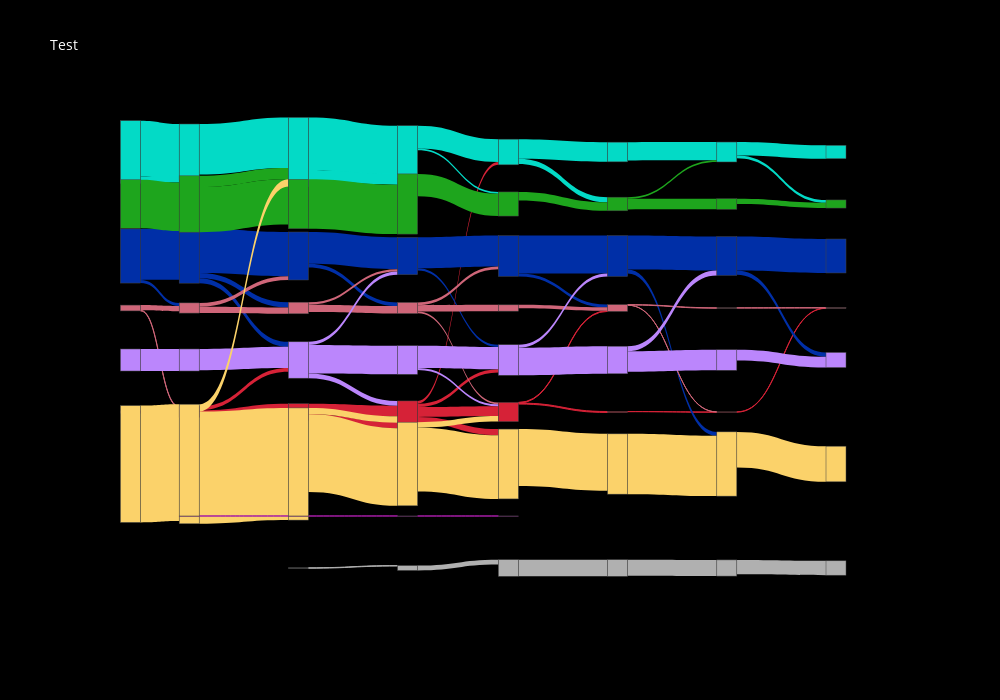

Write notebook code for a chart like this one.
### Code cell
import plotly.graph_objects as go

nodes , links = get_nodes_links(data)

fig = go.Figure(go.Sankey(node = nodes,arrangement='perpendicular',
    link = links ) )

fig.update_layout(
    title="Test",
    font=dict(size = 10, color = 'white'),
    plot_bgcolor='black',
    paper_bgcolor='black'
)
fig.update_layout(
    autosize=False,
    width=1000,
    height=700,
)
fig.show()

### Figure 1 — Plotly figure (JSON) as saved in the notebook; plotly's stock layout.template omitted (floating-point values rounded to 4 significant figures)
{"data": [{"arrangement": "perpendicular", "link": {"color": ["#D62237", "#03DAC6", "#03DAC6", "#002FA7", "#002FA7", "#1EA51D", "#CF6679", "#CF6679", "#BB86FC", "#FBD26A", "#D62237", "#D62237", "#03DAC6", "#002FA7", "#002FA7", "#002FA7", "#1EA51D", "#1EA51D", "#CF6679", "#CF6679", "#BB86FC", "#FBD26A", "#FBD26A", "#A51DA5", "#D62237", "#D62237", "#03DAC6", "#03DAC6", "#002FA7", "#002FA7", "#1EA51D", "#CF6679", "#CF6679", "#BB86FC", "#BB86FC", "#BB86FC", "#FBD26A", "#FBD26A", "#B0B0B0", "#A51DA5", "#D62237", "#D62237", "#D62237", "#D62237", "#03DAC6", "#03DAC6", "#002FA7", "#002FA7", "#1EA51D", "#CF6679", "#CF6679", "#CF6679", "#BB86FC", "#BB86FC", "#FBD26A", "#FBD26A", "#B0B0B0", "#A51DA5", "#D62237", "#D62237", "#03DAC6", "#03DAC6", "#002FA7", "#002FA7", "#1EA51D", "#CF6679", "#BB86FC", "#BB86FC", "#FBD26A", "#B0B0B0", "#D62237", "#03DAC6", "#002FA7", "#002FA7", "#1EA51D", "#1EA51D", "#CF6679", "#CF6679", "#BB86FC", "#BB86FC", "#FBD26A", "#B0B0B0", "#D62237", "#03DAC6", "#03DAC6", "#002FA7", "#002FA7", "#1EA51D", "#CF6679", "#BB86FC", "#FBD26A", "#B0B0B0"], "source": [0, 1, 1, 2, 2, 3, 4, 4, 5, 6, 15, 15, 16, 17, 17, 17, 18, 18, 19, 19, 20, 21, 21, 22, 30, 30, 31, 31, 32, 32, 33, 34, 34, 35, 35, 35, 36, 36, 37, 38, 39, 39, 39, 39, 40, 40, 41, 41, 42, 43, 43, 43, 44, 44, 45, 45, 46, 47, 48, 48, 49, 49, 50, 50, 51, 52, 53, 53, 54, 55, 57, 58, 59, 59, 60, 60, 61, 61, 62, 62, 63, 64, 7, 8, 8, 9, 9, 10, 11, 12, 13, 14], "target": [15, 16, 18, 17, 19, 18, 15, 19, 20, 21, 30, 35, 31, 32, 34, 35, 31, 33, 32, 34, 35, 31, 36, 38, 39, 45, 40, 42, 41, 43, 42, 41, 43, 39, 41, 44, 39, 45, 46, 47, 48, 49, 53, 54, 49, 51, 50, 53, 51, 48, 50, 52, 48, 53, 48, 54, 55, 56, 57, 61, 58, 60, 59, 61, 60, 61, 59, 62, 63, 64, 7, 8, 9, 13, 8, 10, 7, 11, 9, 12, 13, 14, 26, 23, 25, 24, 27, 25, 26, 27, 28, 29], "value": [69, 1744, 210, 1589, 97, 1511, 22, 159, 686, 3640, 235, 120, 1575, 1376, 162, 155, 348, 1408, 119, 198, 659, 230, 3494, 1, 332, 187, 1638, 336, 992, 114, 1539, 76, 232, 146, 96, 891, 201, 2417, 13, 2, 306, 87, 104, 192, 711, 55, 963, 69, 696, 55, 85, 196, 65, 691, 172, 1984, 150, 4, 31, 21, 613, 158, 1184, 86, 266, 104, 92, 858, 1772, 517, 6, 571, 1057, 123, 50, 330, 5, 14, 155, 639, 1878, 503, 11, 417, 85, 1058, 133, 167, 10, 337, 1109, 449]}, "node": {"color": ["#D62237", "#03DAC6", "#002FA7", "#1EA51D", "#CF6679", "#BB86FC", "#FBD26A", "#D62237", "#03DAC6", "#002FA7", "#1EA51D", "#CF6679", "#BB86FC", "#FBD26A", "#B0B0B0", "#D62237", "#03DAC6", "#002FA7", "#1EA51D", "#CF6679", "#BB86FC", "#FBD26A", "#A51DA5", "#03DAC6", "#002FA7", "#1EA51D", "#CF6679", "#BB86FC", "#FBD26A", "#B0B0B0", "#D62237", "#03DAC6", "#002FA7", "#1EA51D", "#CF6679", "#BB86FC", "#FBD26A", "#B0B0B0", "#A51DA5", "#D62237", "#03DAC6", "#002FA7", "#1EA51D", "#CF6679", "#BB86FC", "#FBD26A", "#B0B0B0", "#A51DA5", "#D62237", "#03DAC6", "#002FA7", "#1EA51D", "#CF6679", "#BB86FC", "#FBD26A", "#B0B0B0", "#A51DA5", "#D62237", "#03DAC6", "#002FA7", "#1EA51D", "#CF6679", "#BB86FC", "#FBD26A", "#B0B0B0"], "label": ["", "", "", "", "", "", "", "", "", "", "", "", "", "", "", "", "", "", "", "", "", "", "", "", "", "", "", "", "", "", "", "", "", "", "", "", "", "", "", "", "", "", "", "", "", "", "", "", "", "", "", "", "", "", "", "", "", "", "", "", "", "", "", "", ""], "x": [0.06, 0.06, 0.06, 0.06, 0.06, 0.06, 0.06, 0.77, 0.77, 0.77, 0.77, 0.77, 0.77, 0.77, 0.77, 0.13, 0.13, 0.13, 0.13, 0.13, 0.13, 0.13, 0.13, 0.9, 0.9, 0.9, 0.9, 0.9, 0.9, 0.9, 0.26, 0.26, 0.26, 0.26, 0.26, 0.26, 0.26, 0.26, 0.26, 0.39, 0.39, 0.39, 0.39, 0.39, 0.39, 0.39, 0.39, 0.39, 0.51, 0.51, 0.51, 0.51, 0.51, 0.51, 0.51, 0.51, 0.51, 0.64, 0.64, 0.64, 0.64, 0.64, 0.64, 0.64, 0.64], "y": [0.6, 0.1, 0.3, 0.2, 0.4, 0.5, 0.7, 0.6, 0.1, 0.3, 0.2, 0.4, 0.5, 0.7, 0.9, 0.6, 0.1, 0.3, 0.2, 0.4, 0.5, 0.7, 0.8, 0.1, 0.3, 0.2, 0.4, 0.5, 0.7, 0.9, 0.6, 0.1, 0.3, 0.2, 0.4, 0.5, 0.7, 0.9, 0.8, 0.6, 0.1, 0.3, 0.2, 0.4, 0.5, 0.7, 0.9, 0.8, 0.6, 0.1, 0.3, 0.2, 0.4, 0.5, 0.7, 0.9, 0.8, 0.6, 0.1, 0.3, 0.2, 0.4, 0.5, 0.7, 0.9]}, "type": "sankey"}], "layout": {"autosize": false, "font": {"color": "white", "size": 10}, "height": 700, "paper_bgcolor": "black", "plot_bgcolor": "black", "title": {"text": "Test"}, "width": 1000}}
